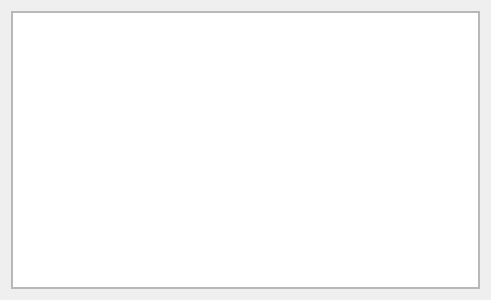
<?xml version="1.0" encoding="UTF-8"?>
<ui version="4.0">
 <class>Form</class>
 <widget class="QWidget" name="Form">
  <property name="geometry">
   <rect>
    <x>0</x>
    <y>0</y>
    <width>491</width>
    <height>300</height>
   </rect>
  </property>
  <property name="windowTitle">
   <string>Ausgabe</string>
  </property>
  <layout class="QVBoxLayout" name="verticalLayout">
   <item>
    <widget class="QScrollArea" name="scrollArea">
     <property name="widgetResizable">
      <bool>true</bool>
     </property>
     <widget class="QWidget" name="scrollAreaWidgetContents">
      <property name="geometry">
       <rect>
        <x>0</x>
        <y>0</y>
        <width>471</width>
        <height>280</height>
       </rect>
      </property>
      <layout class="QVBoxLayout" name="verticalLayout_2">
       <property name="spacing">
        <number>0</number>
       </property>
       <property name="margin">
        <number>0</number>
       </property>
       <item>
        <widget class="QTextEdit" name="textConsole"/>
       </item>
      </layout>
     </widget>
    </widget>
   </item>
  </layout>
 </widget>
 <resources/>
 <connections/>
</ui>
